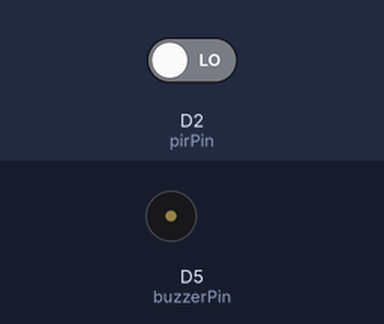
A sketch run on a simulated ESP8266 (NodeMCU). On the bench: buzzer (waves = sounding, pin HIGH). Inputs (shaded band) come from the test bench; at power-on: D2 (pirPin) LOW. WiFi joins after 1.5 s; servers stay silent unless stated; network time is answered at once with the bench clock; uploads are accepted with an empty reply; the local clock reads 2024-03-15 10:24:30 at power-on unless the sketch sets it; what the sketch prints to the serial monitor is not drawn.

Above: at 2.7 s.
2.8 s: D2 (pirPin) driven HIGH
At 7.3 s:
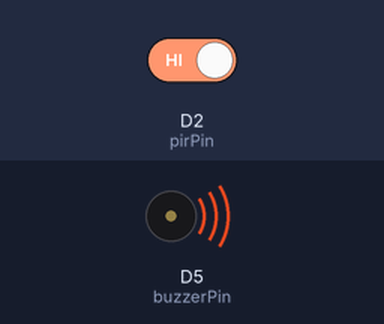
15.3 s: D2 (pirPin) driven LOW
At 16.4 s:
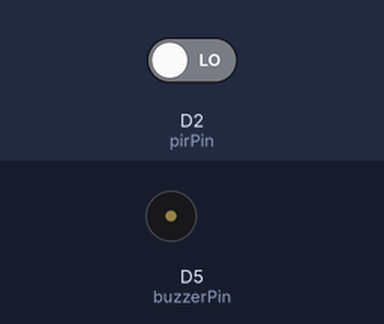
Timing chart, 0 to 18.3 s (numbered marks = the images above; inputs shaded):
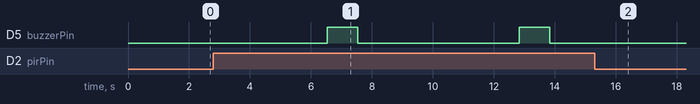

The sketch:

chongtrom.ino
```cpp
#include <Arduino.h>
#include <ESP8266WiFi.h>
#include <ESP8266HTTPClient.h>
#include <ESP8266WebServer.h>
#include <ESP8266mDNS.h>
#include <WiFiClient.h>
#include <ArduinoJson.h>
#include <NTPClient.h>
#include <WiFiUdp.h>

#ifndef APSSID
#define APSSID "Minh Vang"  // existing Wifi network
#define APPSK "choxincaighe"
#endif

const char *ssid = APSSID;
const char *password = APPSK;
const char *URL = "http://192.168.1.5:8081/add";

WiFiClient client;
HTTPClient http;
ESP8266WebServer server(80);

const int pirPin = D2;    // PIR sensor connected to D2
const int buzzerPin = D5; // Buzzer connected to D5

unsigned long startTime;
bool motionSensorActive = true;  // Variable to indicate if the motion sensor is active

WiFiUDP ntpUDP;
NTPClient timeClient(ntpUDP, "pool.ntp.org");  // You can change the NTP server if needed

void setup() {
  pinMode(pirPin, INPUT);
  pinMode(buzzerPin, OUTPUT);

  Serial.begin(115200);
  Serial.println();
  Serial.print("Connect to existing Wifi network...");
  WiFi.begin(ssid, password);
  while (WiFi.status() != WL_CONNECTED) {
    delay(500);
    Serial.print(".");
  }
  Serial.println("");
  Serial.println("WiFi connected");
  Serial.println("IP address: ");
  Serial.println(WiFi.localIP());

  timeClient.begin();  // Initialize the NTP client

  server.on("/", handleOnConnect);
  server.on("/activate", handleActivate);  // New endpoint to activate the sensor
  server.on("/deactivate", handleDeactivate);  // New endpoint to deactivate the sensor
  server.enableCORS(true);
  server.begin();
  Serial.println("HTTP server started");
  startTime = millis();
}

void loop() {
  server.handleClient();
  long duration = millis() - startTime;

  if (motionSensorActive && duration >= 5000) {
    postJsonData();
    startTime = millis();
  }

  timeClient.update();  // Update the NTP client to get the current time

  delay(5000);
}

void handleOnConnect() {
  server.send(200, "text/html", "ok");
}

void handleActivate() {
  motionSensorActive = true;
  server.send(200, "text/html", "Motion sensor activated");
}

void handleDeactivate() {
  motionSensorActive = false;
  server.send(200, "text/html", "Motion sensor deactivated");
}

void postJsonData() {
  Serial.print("connecting to ");

  if (WiFi.status() == WL_CONNECTED && motionSensorActive) {
    Serial.print("[HTTP] begin...\n");

    if (http.begin(client, URL)) {
      Serial.print("[HTTP] POST...\n");

      const int capacity = JSON_OBJECT_SIZE(2000);
      StaticJsonDocument<capacity> doc;
      int motionSensorValue = 0;
      getDatafromSen(motionSensorValue);

      doc["motion_detected"] = motionSensorValue;
      doc["timestamp"] = timeClient.getFormattedTime();

      char output[2048];
      serializeJson(doc, Serial);
      serializeJson(doc, output);

      http.addHeader("Content-Type", "application/json");
      int httpCode = http.POST(output);
      Serial.println(httpCode);
      http.end();
      Serial.println("closing connection");
    }
  }
}

void getDatafromSen(int &motionSensorValue) {
  motionSensorValue = digitalRead(pirPin);

  if (motionSensorValue == HIGH) {
    Serial.println(motionSensorValue);
    digitalWrite(buzzerPin, HIGH);
    delay(1000);
    digitalWrite(buzzerPin, LOW);
  }

  delay(100);
}
```

Measured:
- after the input at 2.8 s, D5 (buzzerPin): alternates HIGH for 1.0 s and LOW for 5.3 s, starting after 3.7 s
- after the input at 15.3 s, D5 (buzzerPin): stops changing and stays LOW
